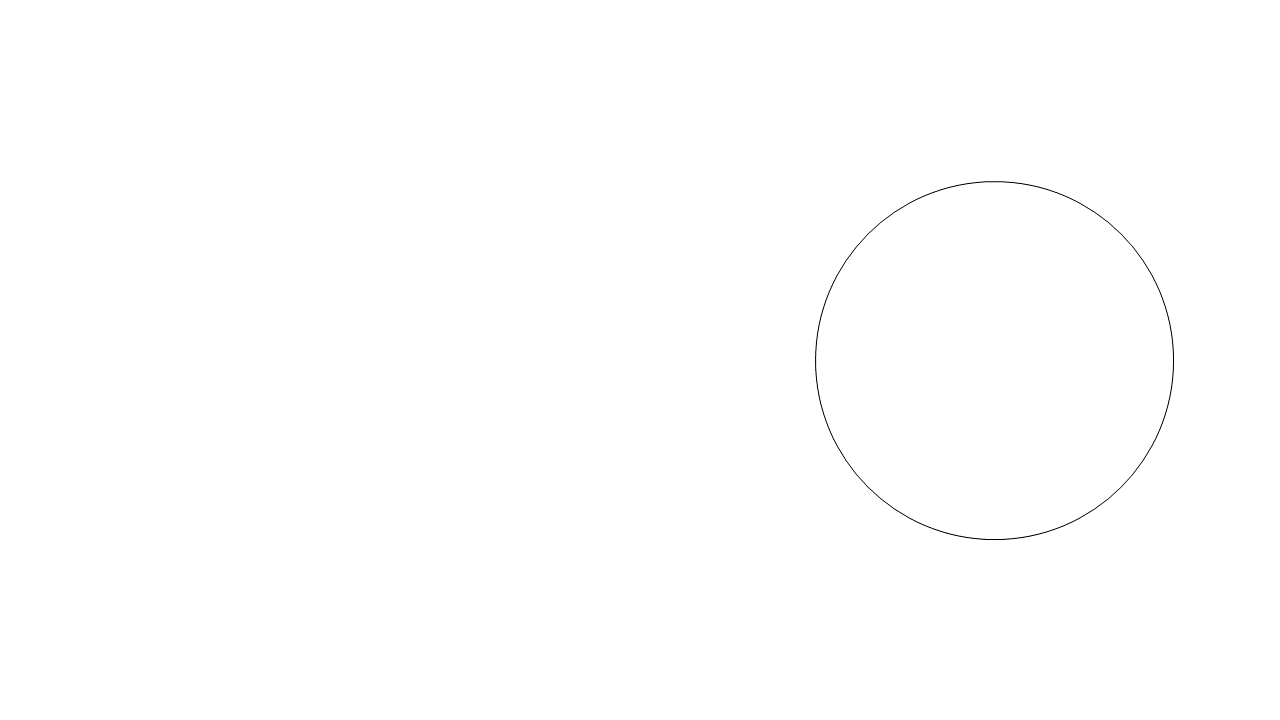
#> input picture smartair/algos/IL/pic2data/data/guard_cone.png, 1280 x 720 px, found by its file name
$ python guard.py
#> lines starting #> are read from the running program, lines starting #| are printed output that depends on the picture; after the words box and inside, x2 and y2 are one past the last pixel; in counts of white or black regions, pixels touching at a corner belong together
import cv2
import numpy as np
from os.path import join

path = '/ImitateLearning/create_route_cone/data'
name = 'guard_cone.png'
save_name = 'result_' + name
# read png
img = cv2.imread(join(path, name), 0)
#> img is the input picture: shape (720, 1280); min 0, max 255, mean 254.7
# inverse
img = 255 - img
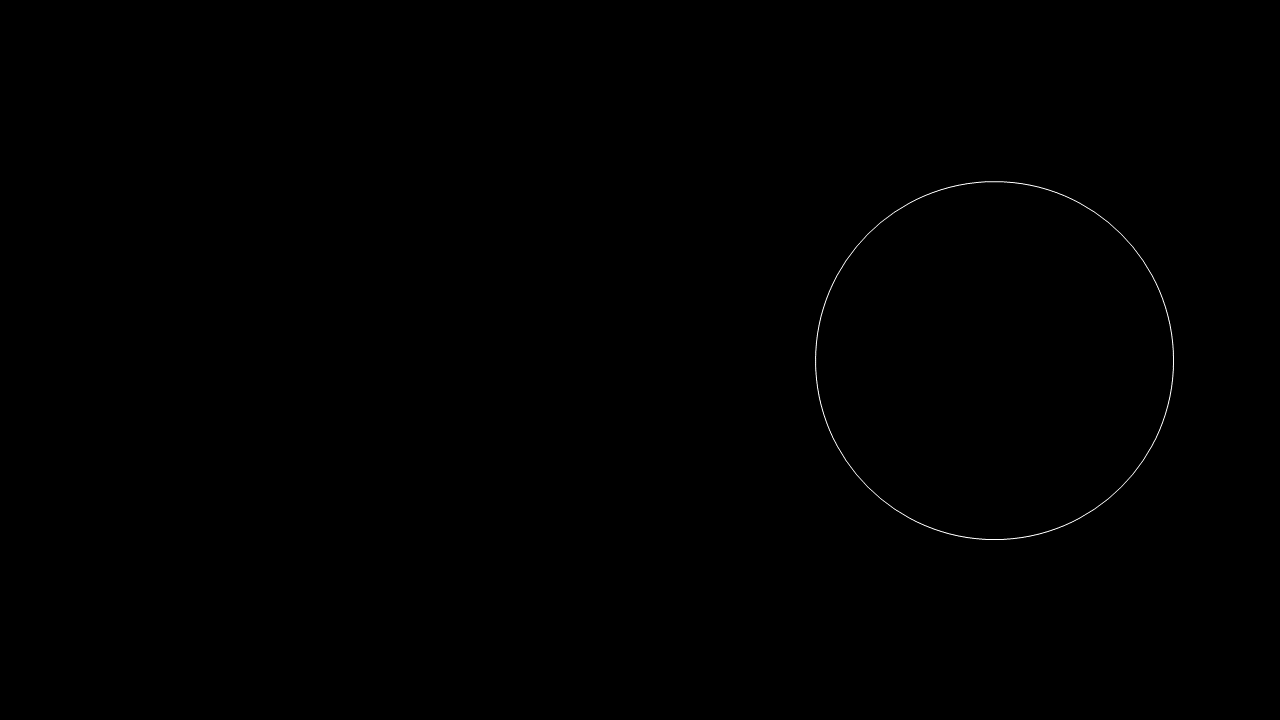
#> img: shape (720, 1280); min 0, max 255, mean 0.3
# binary
thresh, img = cv2.threshold(img, 20, 255, cv2.THRESH_BINARY)
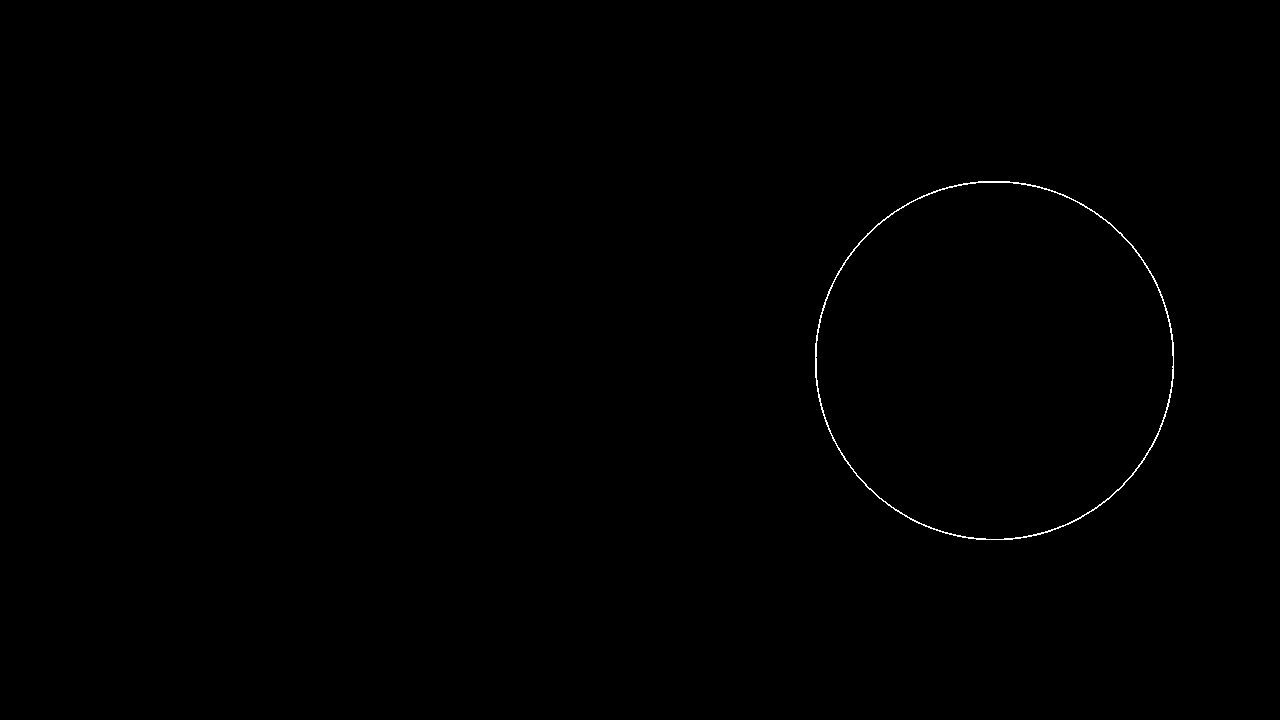
#> img: shape (720, 1280); 0.2% white in thin lines or dots, all inside (x1, y1, x2, y2) = (815, 181, 1174, 540)
circles = cv2.HoughCircles(img, cv2.HOUGH_GRADIENT, 1, 100,   param1=10, param2=12,  minRadius=100, maxRadius=2000)
#> circles = [[993.5, 360.5, 179.5]]

# inverse
img = np.zeros_like(img) + 255

circle_center = np.zeros([0, 2], dtype=int)
circle_ = {}
tim = 0
# 创建一个0行, 2列的空数组
if circles is not None:
    circles_round = np.uint16(np.around(circles))   # 4舍5入, 然后转为uint16
#> circles_round = [[994, 360, 180]]
    for i in circles_round[0, :]:
        circle_center = np.array((i[0], i[1]), dtype=np.float32).reshape(-1)            # arr1是圆心坐标的np数组
        radius = np.array([i[2]+1]).reshape(-1)
        circle_.update({'{}_center_radius'.format(tim): np.hstack([circle_center, radius])})
        # print(arr1)
        cv2.circle(img, (i[0], i[1]), i[2]+1, (0, 0, 255), 3)  # 轮廓
        cv2.circle(img, (i[0], i[1]), 2, (0, 0, 0), 6)     # 圆心
        tim += 1
#> this loop made 1 pass
#> (i, radius, tim) on pass 1: ([994, 360, 180], [181], 1)
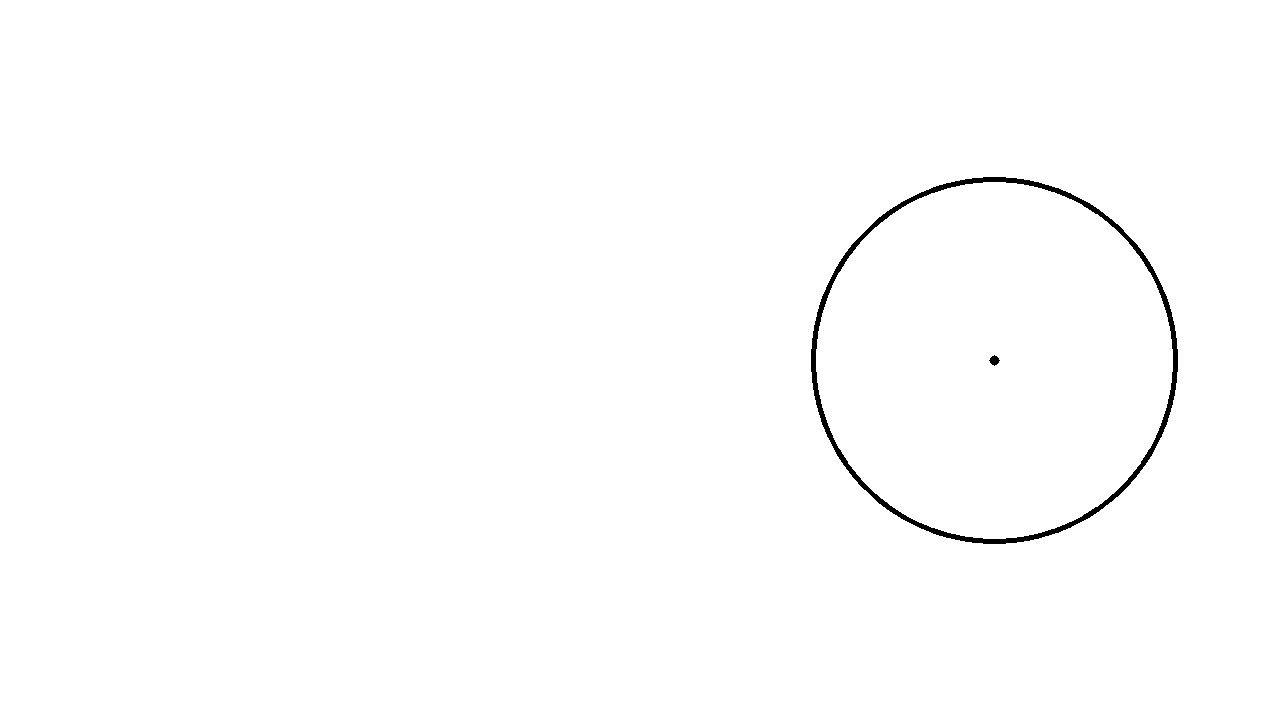
#> img: shape (720, 1280); 99.4% white; 2 black regions, box (x1, y1, x2, y2) and area: (811, 177, 1178, 544) 5602, (989, 355, 1000, 366) 73
#> after the loop, circle_ = {'0_center_radius': [994, 360, 181]}; tim = 1

print(circle_)
#| {'0_center_radius': array([994., 360., 181.])}
np.save(join(path, 'guard_cone.npy'), circle_)
cv2.imwrite(join(path, save_name), img, [cv2.IMWRITE_PNG_COMPRESSION, 0])
test1 = 1

$ run again, with smartair/algos/IL/pic2data/data/attack_cone.png copied over smartair/algos/IL/pic2data/data/guard_cone.png
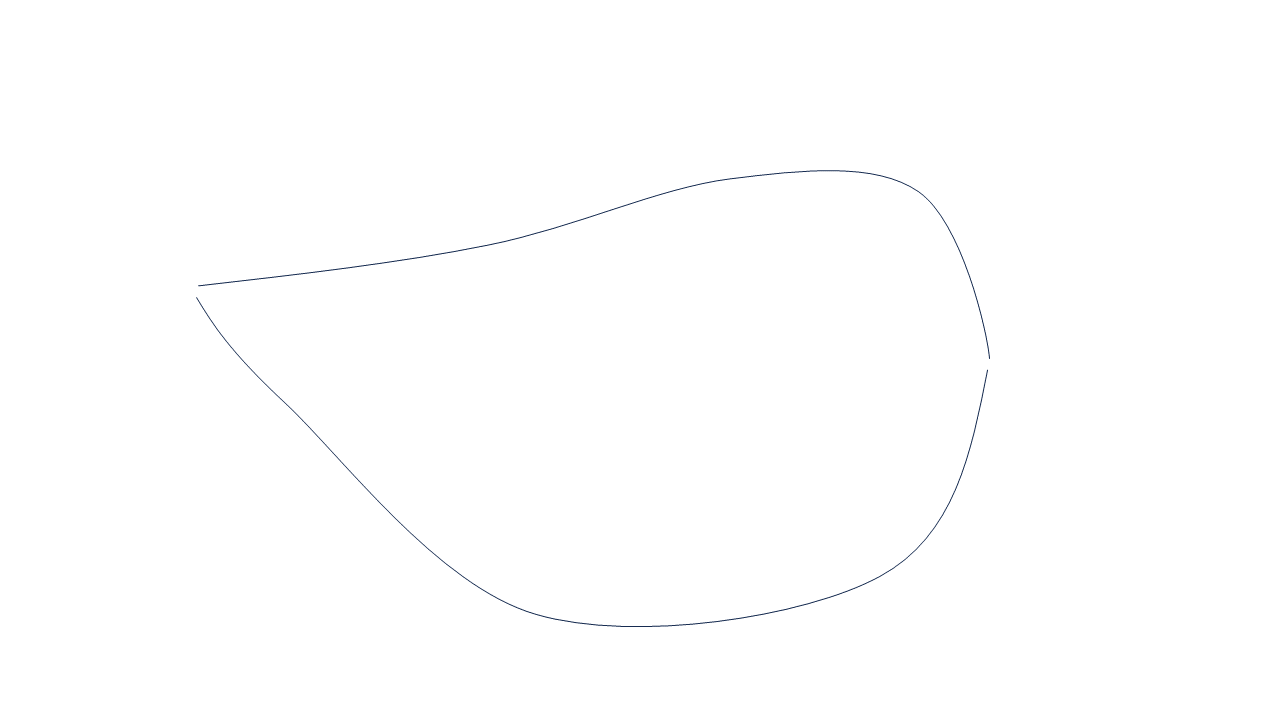
#> input picture smartair/algos/IL/pic2data/data/attack_cone.png, 1280 x 720 px, found by its file name
#> `thresh, img = cv2.threshold(img, 20, 255, cv2.THRESH_BINARY)`:
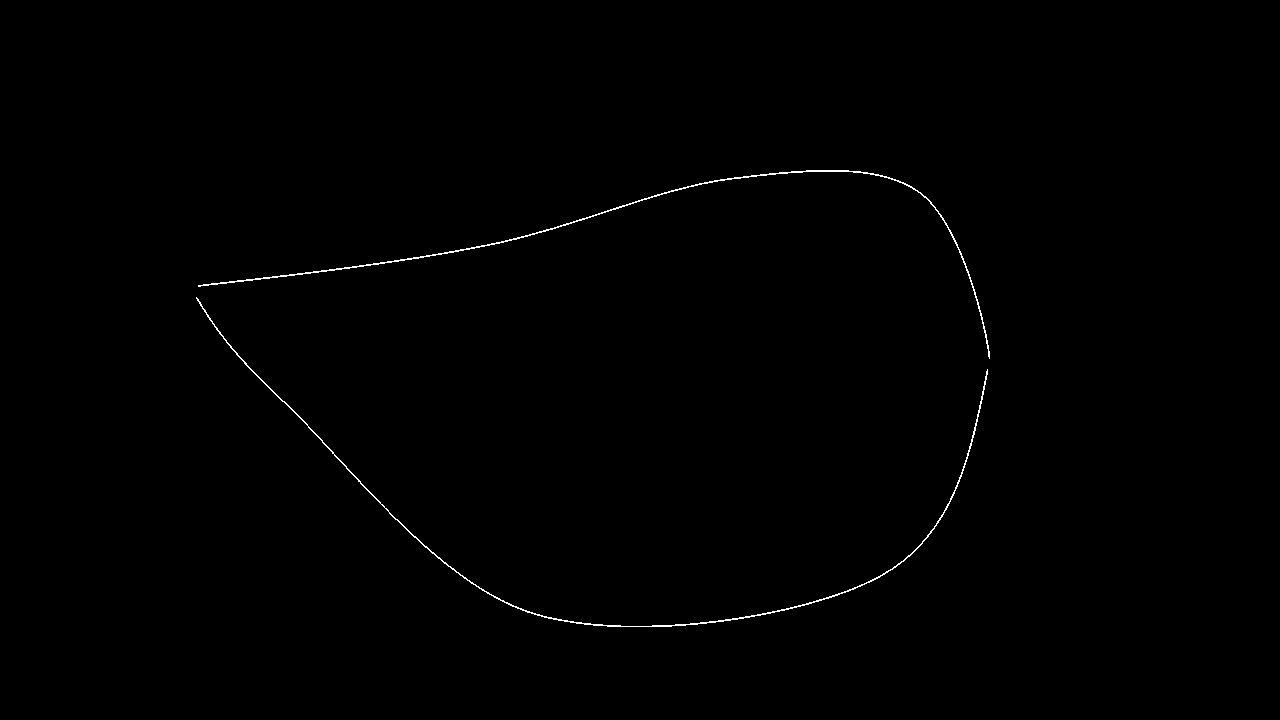
#> img: shape (720, 1280); 0.35% white in thin lines or dots, all inside (x1, y1, x2, y2) = (196, 170, 990, 627)
#> circles = [[717.5, 361.5, 264.8], [627.5, 303.5, 321.7], [796.5, 425.5, 172], [830.5, 317.5, 149], [605.5, 416.5, 209]]
#> circles_round = [[718, 362, 265], [628, 304, 322], [796, 426, 172], [830, 318, 149], [606, 416, 209]]
#> the loop `for i in circles_round[0, :]:` made 5 passes
#> (i, radius) on passes 1 to 5: ([718, 362, 265], [266]), ([628, 304, 322], [323]), ([796, 426, 172], [173]), ([830, 318, 149], [150]), ([606, 416, 209], [210])
#> after the loop `for i in circles_round[0, :]:`:
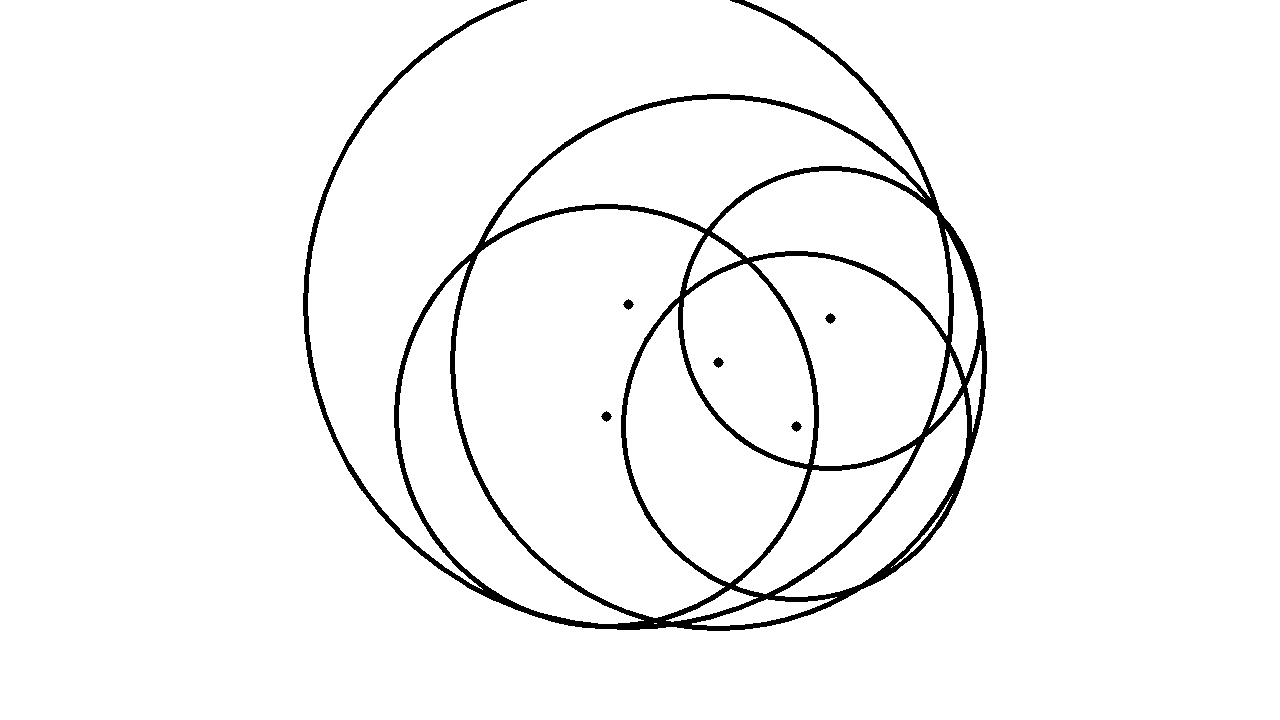
#> img: shape (720, 1280); 96.5% white; 6 black regions, box (x1, y1, x2, y2) and area: (303, 0, 987, 631) 31984, (623, 299, 634, 310) 73, (825, 313, 836, 324) 73, (713, 357, 724, 368) 73, (601, 411, 612, 422) 73, (791, 421, 802, 432) 73
#> after the loop `for i in circles_round[0, :]:`: circle_ = {'0_center_radius': [718, 362, 266], '1_center_radius': [628, 304, 323], '2_center_radius': [796, 426, 173], '3_center_radius': [830, 318, 150], '4_center_radius': [606, 416, 210]}; tim = 5
#> (printed output is left out)
